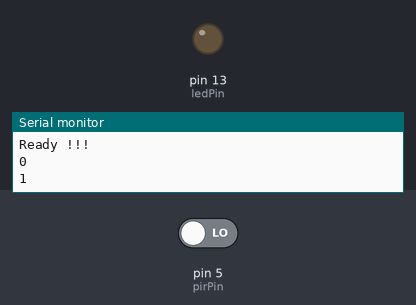
A sketch run on a simulated Arduino Uno, built with avr-gcc and run on an emulated ATmega328P. On the bench: output pins drawn as LEDs (lit = HIGH), the last lines printed to the serial monitor. Inputs (shaded band) come from the test bench; at power-on: pin 5 (pirPin) LOW.

Above: at 1.8 s.
1.9 s: pin 5 (pirPin) driven HIGH
At 2.3 s:
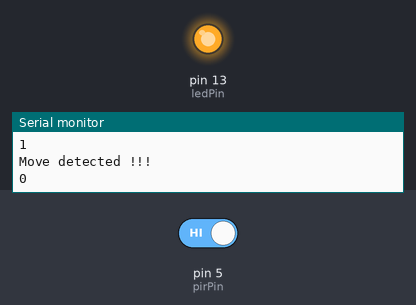
3.5 s: pin 5 (pirPin) driven LOW
At 5.0 s:
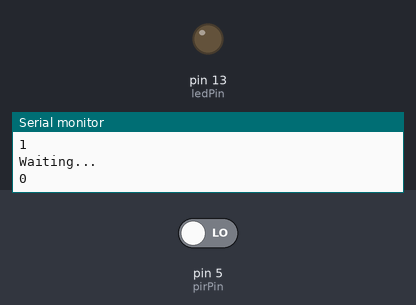
Timing chart, 0 to 6.5 s (numbered marks = the images above; inputs shaded):
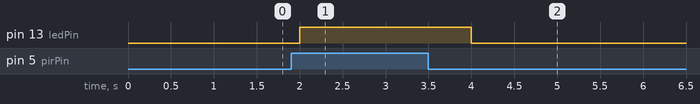

Measured:
- after the input at 1.9 s, pin 13 (ledPin): LOW → HIGH after 0.10 s
- after the input at 3.5 s, pin 13 (ledPin): HIGH → LOW after 0.50 s

The sketch:

pir_sensor.ino
```cpp
/////
//HC-SR501 pir sensor
////

int pirPin = 5;    //PIR pin
int ledPin = 13;   //led pin
int prevState = LOW;
int state = LOW;
int i = 0;

/////////////////////////////
//SETUP
void setup(){
  Serial.begin(9600);
  pinMode(pirPin, INPUT);
  pinMode(ledPin, OUTPUT);

  Serial.println("Waiting for module to settle...");
  state = digitalRead(pirPin);

  //Loop util state is LOW
  while(state==HIGH){
    state = digitalRead(pirPin);
    Serial.print(i);
    Serial.print(" state:" );
    Serial.print(state);
    Serial.println("");
    delay(1000);
    i++;
  }

  Serial.println("Ready !!!");
}

////////////////////////////
void loop(){

  state = digitalRead(pirPin);

  if(state==HIGH and prevState==LOW){
    Serial.println("Move detected !!!");
    prevState=HIGH;
    digitalWrite(ledPin,state);
    i=0;
  }

  if(state==LOW and prevState==HIGH){
    Serial.println("Waiting...");
    prevState=LOW;
    digitalWrite(ledPin,state);
    i=0;
  }
  Serial.println(i);
  i++;
  delay(1000);
}
```
